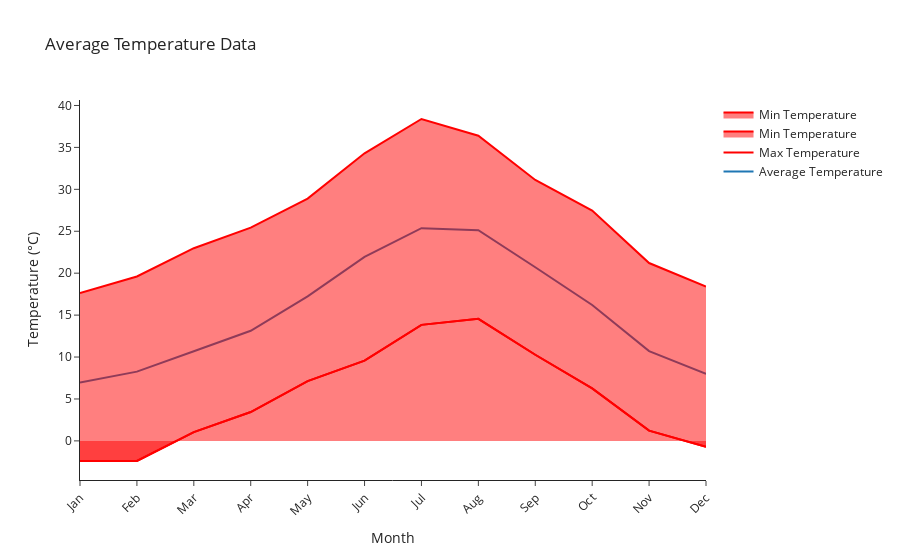

The cell this chart's notebook holds for it:
### Code cell
# Create a Plotly figure
fig = go.Figure()

# Add a line chart for average temperature
fig.add_trace(go.Scatter(
    x=avg_temp.month,
    y=avg_temp,
    mode='lines',
    name='Average Temperature'
))

# Add a shaded area for min-max temperature
fig.add_trace(go.Scatter(
    x=max_temp.month,
    y=max_temp,
    mode='lines',
    name='Max Temperature',
    line_color='red',
    fill=None
))

fig.add_trace(go.Scatter(
    x=min_temp.month,
    y=min_temp,
    mode='lines',
    name='Min Temperature',
    line_color='red',
    fill='tonexty',
))

fig.add_trace(go.Scatter(
    x=min_temp.month,
    y=min_temp,
    mode='lines',
    name='Min Temperature',
    line_color='red',
    fill='tozeroy',
))



# Set the layout
fig.update_layout(
    yaxis=dict(title='Temperature (°C)'),
    title='Average Temperature Data',
    xaxis=dict(
        title='Month',
        tickmode='array',
        tickvals=avg_temp.month,
        ticktext=['Jan', 'Feb', 'Mar', 'Apr', 'May', 'Jun', 'Jul', 'Aug', 'Sep', 'Oct', 'Nov', 'Dec'],
        tickangle=-45
    ),
    template='simple_white'
)

# Show the figure
fig.show()

### Figure 1 — Plotly figure (JSON) as saved in the notebook; plotly's stock layout.template omitted (floating-point values rounded to 4 significant figures)
{"data": [{"mode": "lines", "name": "Average Temperature", "type": "scatter", "x": [1, 2, 3, 4, 5, 6, 7, 8, 9, 10, 11, 12], "y": [6.964, 8.26, 10.69, 13.13, 17.23, 21.95, 25.36, 25.13, 20.71, 16.21, 10.71, 7.985]}, {"line": {"color": "red"}, "mode": "lines", "name": "Max Temperature", "type": "scatter", "x": [1, 2, 3, 4, 5, 6, 7, 8, 9, 10, 11, 12], "y": [17.62, 19.61, 22.98, 25.43, 28.9, 34.3, 38.39, 36.39, 31.12, 27.47, 21.21, 18.41]}, {"fill": "tonexty", "line": {"color": "red"}, "mode": "lines", "name": "Min Temperature", "type": "scatter", "x": [1, 2, 3, 4, 5, 6, 7, 8, 9, 10, 11, 12], "y": [-2.398, -2.388, 1.043, 3.443, 7.131, 9.568, 13.83, 14.56, 10.27, 6.264, 1.222, -0.7076]}, {"fill": "tozeroy", "line": {"color": "red"}, "mode": "lines", "name": "Min Temperature", "type": "scatter", "x": [1, 2, 3, 4, 5, 6, 7, 8, 9, 10, 11, 12], "y": [-2.398, -2.388, 1.043, 3.443, 7.131, 9.568, 13.83, 14.56, 10.27, 6.264, 1.222, -0.7076]}], "layout": {"title": {"text": "Average Temperature Data"}, "xaxis": {"tickangle": -45, "tickmode": "array", "ticktext": ["Jan", "Feb", "Mar", "Apr", "May", "Jun", "Jul", "Aug", "Sep", "Oct", "Nov", "Dec"], "tickvals": [1, 2, 3, 4, 5, 6, 7, 8, 9, 10, 11, 12], "title": {"text": "Month"}}, "yaxis": {"title": {"text": "Temperature (°C)"}}}}
